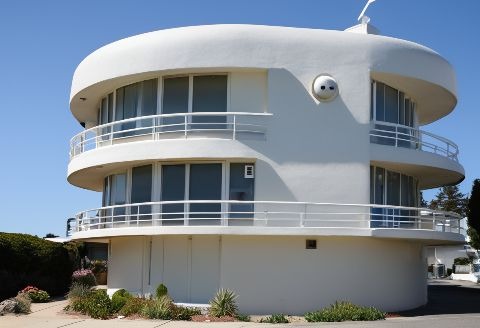
#> input picture analysis/images/generated/005ee47036ae485dac83a531861ed53d.jpg, 480 x 328 px
$ python -i image_metrics.py   (imports and definitions only)
#> lines starting #> are read from the running program, lines starting #| are printed output that depends on the picture
#> further down, picture is the input picture: PIL image 480x328 RGB; mean R, G, B 122.9, 134.1, 145.8
"""Objective image measures per condition, compared within each triplet (same prompt and seed).
Reads the blind triplet sheets (A|B|C, 640x438 each) and the key; writes image_metrics.csv and prints a summary."""
import sys
import numpy as np
import pandas as pd
from PIL import Image, ImageFilter
from scipy import stats

B = sys.argv[1]
# [1 line that did not run here, left out]
# [1 line that did not run here, left out]
W, H, HEAD = 640, round(640 * 832 / 1216), 44

def measures(img):
    a = np.asarray(img.convert("RGB"), dtype=np.float64)
    r, g, b = a[..., 0], a[..., 1], a[..., 2]
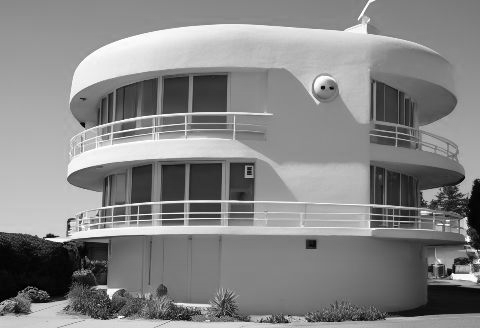
#> g: shape (328, 480) float64; min 0, max 255, mean 134.1
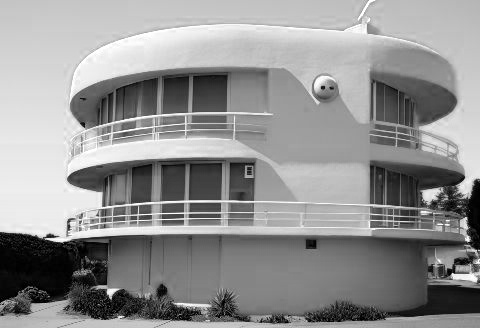
#> b: shape (328, 480) float64; min 0, max 255, mean 145.8
    lum = 0.2126 * r + 0.7152 * g + 0.0722 * b
    hsv = np.asarray(img.convert("HSV"), dtype=np.float64)
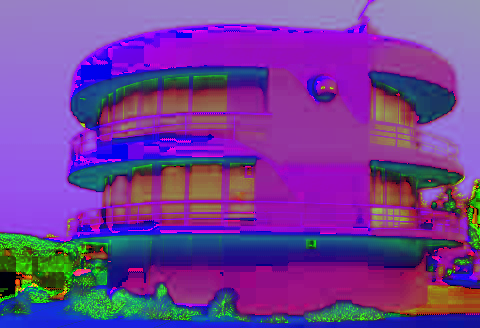
#> hsv: shape (328, 480, 3) float64; mean R, G, B 114.7, 62.9, 152.4
    rg, yb = r - g, 0.5 * (r + g) - b
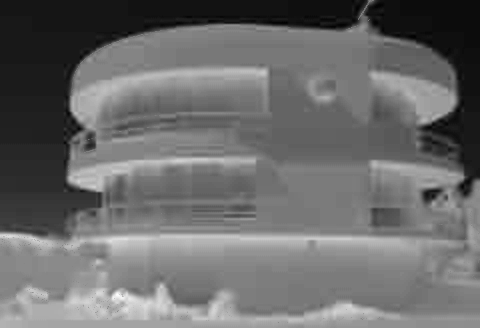
#> yb: shape (328, 480) float64; min -94, max 87, mean -17.3; drawn with min black and max white
    colorful = np.sqrt(rg.std() ** 2 + yb.std() ** 2) + 0.3 * np.sqrt(rg.mean() ** 2 + yb.mean() ** 2)   # Hasler & Süsstrunk
#> colorful = 45.68
    grey = img.convert("L")
    lap = np.asarray(grey.filter(ImageFilter.Kernel((3, 3), [0, 1, 0, 1, -4, 1, 0, 1, 0], 1, 128)), dtype=np.float64) - 128
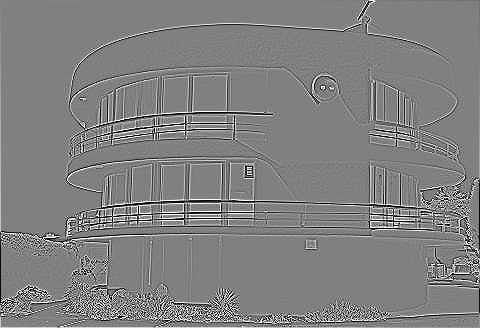
#> lap: shape (328, 480) float64; min -128, max 127, mean 0.5; drawn with min black and max white
    edges = np.asarray(grey.filter(ImageFilter.FIND_EDGES), dtype=np.float64)
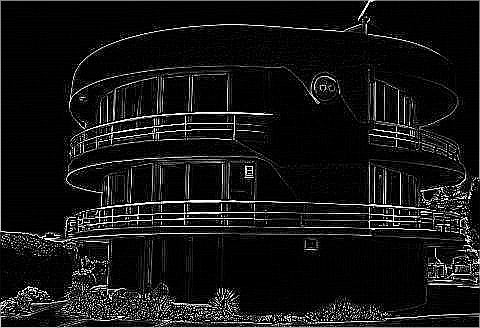
#> edges: shape (328, 480) float64; min 0, max 255, mean 21.1
    top = lum[: lum.shape[0] // 3]
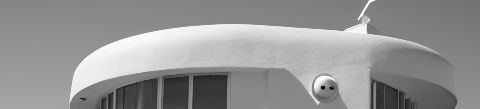
#> top: shape (109, 480) float64; min 1.87, max 255, mean 147.7
    return {
        "brightness": lum.mean(),                      # 0–255
        "contrast": lum.std(),                         # RMS contrast
        "saturation": hsv[..., 1].mean() / 2.55,       # 0–100
        "colorfulness": colorful,
        "warmth": (r - b).mean(),                      # >0 warmer (red/yellow), <0 cooler (blue)
        "sharpness": lap.var(),                        # variance of Laplacian
        "detail": (edges > 40).mean() * 100,           # % of edge pixels
        "sky_brightness": top.mean(),                  # upper third
        "dark_share": (lum < 40).mean() * 100,         # % near-black
        "bright_share": (lum > 235).mean() * 100,      # % near-white (clipping)
    }

rows = []
# [8 lines not run here, left out]
M = pd.DataFrame(rows)
# [1 line not run here, left out]

cols = ["brightness", "contrast", "saturation", "colorfulness", "warmth", "sharpness", "detail", "sky_brightness", "dark_share", "bright_share"]
# [3 lines not run here, left out]
# [1 line that did not run here, left out]
# [8 lines not run here, left out]
dist = {"CONTROL": [], "AESTHETIC": [], "CONTROL_vs_AESTHETIC": []}
# [12 lines not run here, left out]

>>> from PIL import Image
>>> picture = Image.open('../images/generated/005ee47036ae485dac83a531861ed53d.jpg')
>>> result = measures(picture)
#> result = 10 items

$ run again, on analysis/images/generated/04dac06992104257a9289b848b7e948c.jpg
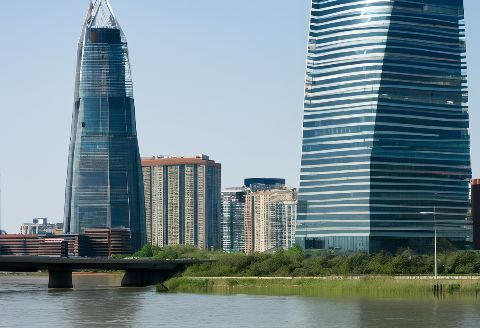
#> input picture analysis/images/generated/04dac06992104257a9289b848b7e948c.jpg, 480 x 328 px
#> picture is the input picture: PIL image 480x328 RGB; mean R, G, B 117, 136.7, 142.8
#> in measures, `rg, yb = r - g, 0.5 * (r + g) - b`:
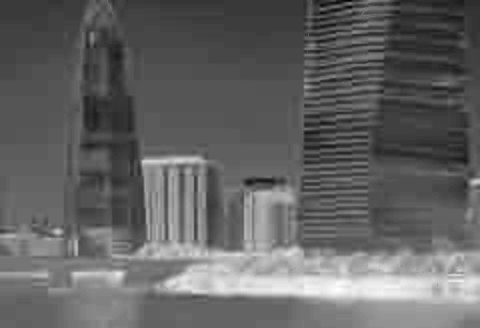
#> yb: shape (328, 480) float64; min -73.5, max 73.5, mean -15.9; drawn with min black and max white
#> colorful = 34.82
#> in measures, `top = lum[: lum.shape[0] // 3]`:
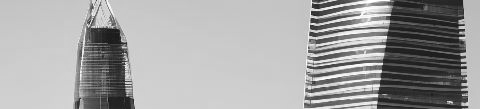
#> top: shape (109, 480) float64; min 17.7, max 255, mean 162.2
#> result = 10 items

$ run again, on analysis/images/generated/05d162600dca4644bd4bb9b4a50eb6c1.jpg
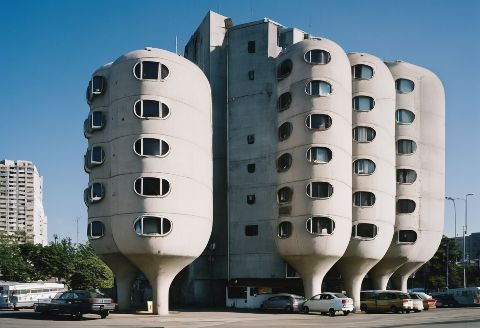
#> input picture analysis/images/generated/05d162600dca4644bd4bb9b4a50eb6c1.jpg, 480 x 328 px
#> picture is the input picture: PIL image 480x328 RGB; mean R, G, B 106.9, 122.2, 130.9
#> in measures, `rg, yb = r - g, 0.5 * (r + g) - b`:
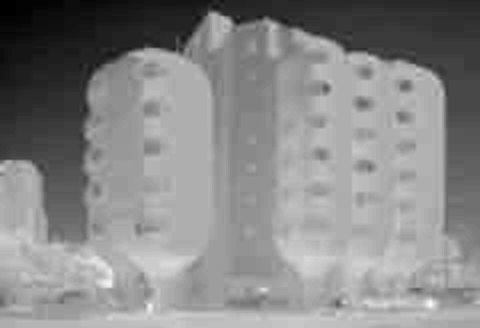
#> yb: shape (328, 480) float64; min -100.5, max 57, mean -16.4; drawn with min black and max white
#> colorful = 49.38
#> in measures, `top = lum[: lum.shape[0] // 3]`:
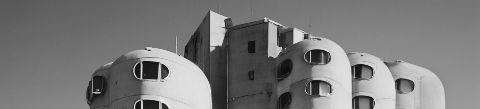
#> top: shape (109, 480) float64; min 8, max 253.4, mean 121.7
#> result = 10 items

$ run again, on analysis/images/generated/0c874d882232462cb7b3ef750f51abbb.jpg
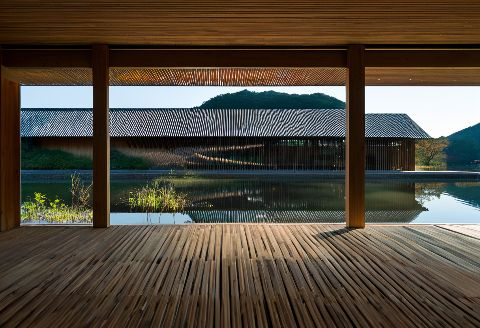
#> input picture analysis/images/generated/0c874d882232462cb7b3ef750f51abbb.jpg, 480 x 328 px
#> picture is the input picture: PIL image 480x328 RGB; mean R, G, B 82.8, 74.5, 62.7
#> colorful = 36.89
#> in measures, `top = lum[: lum.shape[0] // 3]`:
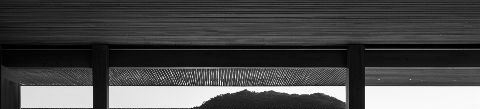
#> top: shape (109, 480) float64; min 0, max 255, mean 75.5
#> result = 10 items
